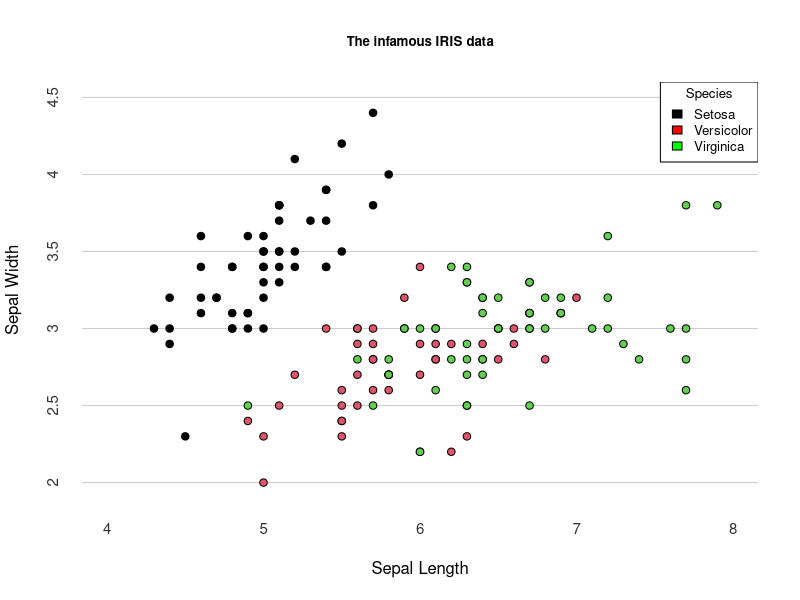

Source code (R): (Note: this script raises an error after producing the figure.)
#########################################################################
# 1-day R workshop 
# Morning practical session C
# 30th October 2018
# 06_graphics_example.R
#########################################################################
# Here's an example using the graphics packages that comes with base R
plot(iris$Sepal.Length, iris$Sepal.Width, 
     bg = iris$Species, # Fill colour
     pch = 21, # Shape: circles that can filed
     xlab = "Sepal Length", ylab = "Sepal Width", # Labels
     axes = FALSE, # Don't plot the axes
     frame.plot = FALSE, # Remove the frame 
     xlim = c(4, 8), ylim = c(2, 4.5), # Limits
     panel.first = abline(h = seq(2, 4.5, 0.5), col = "grey80"))

at = pretty(iris$Sepal.Length)
mtext(side = 1, text = at, at = at, 
      col = "grey20", line = 1, cex = 0.9)

at = pretty(iris$Sepal.Width)
mtext(side = 2, text = at, at = at, col = "grey20", line = 1, cex = 0.9)

legend("topright", legend = c("Setosa", "Versicolor", "Virginica"),
       title = "Species", fill=c("black", "red", "green"), cex=0.8)

title("The infamous IRIS data", 
      cex.main = 0.8, font.main = 2, col.main = "black")

# Now lets view the ggplot2 version
# library(tidyverse)
ggplot(iris, aes(x = Sepal.Length, y = Sepal.Width, colour = Species)) + 
  geom_point() + 
  scale_colour_manual(values = c("black", "red", "green")) +
  theme_minimal() +
  labs(title = "The infamous IRIS data",
       x = "Sepal Length",
       y = "Sepal Width")

rm(at)
